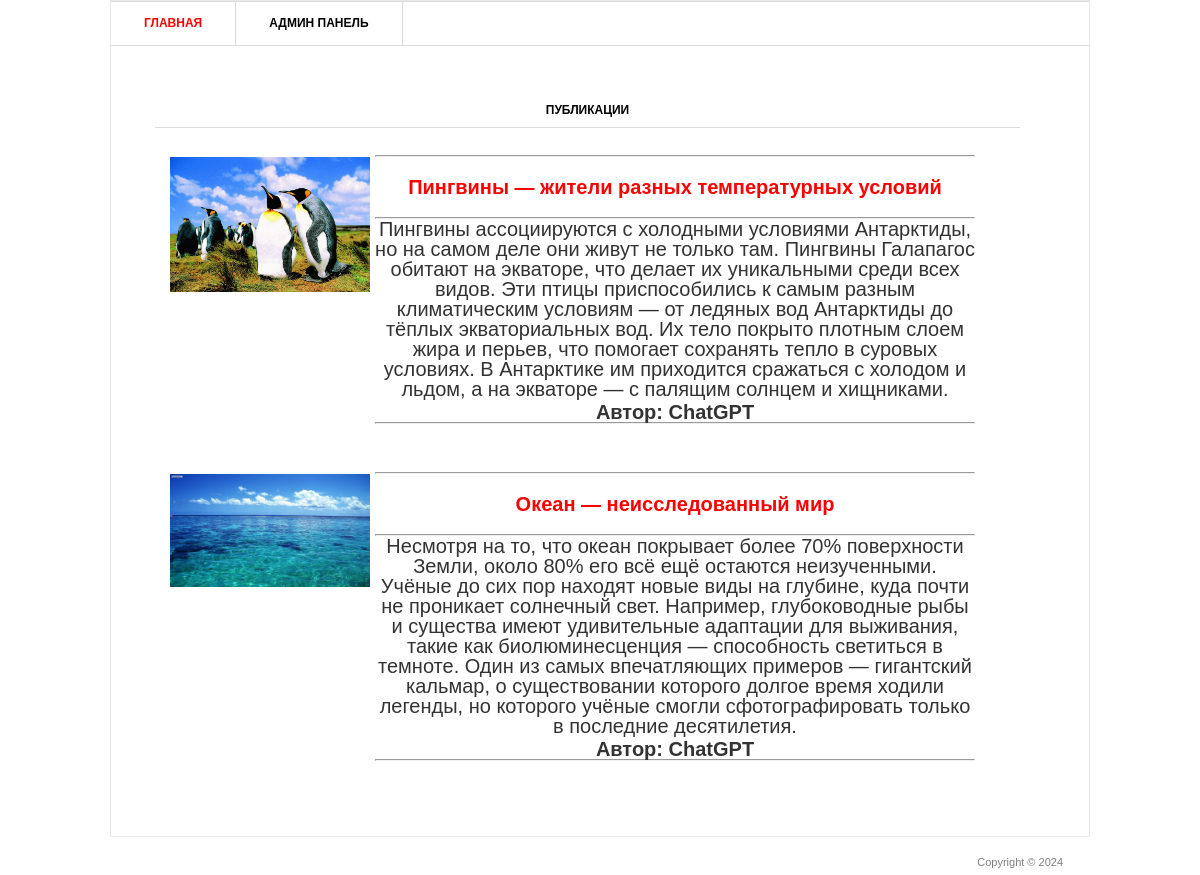
The page / on the database its author committed.
### facts_of_nature/models.py (models this page shows, shortened)
class Publication(models.Model):
    title = models.CharField('Заголовок записи', max_length=100)
    description = models.TextField('Текст записи')
    author = models.CharField('Автор', max_length=100)
    date = models.DateField('Дата публикации')
    img = models.ImageField('Изображения', upload_to='image/%Y')
    class Meta:
        verbose_name = 'Публикация'
        verbose_name_plural = 'Публикации'

### facts_of_nature/views.py (the view)
# urls.py: urlpatterns = [path('', views.PublicationView.as_view()),
class PublicationView(View):
    def get(self, request):
        publication = Publication.objects.all()
        return render(request, 'project/project_django.html', {'publication_list': publication})

### templates/project/project_django.html (shortened to what this page needs)
{% load static %}
<html >
<head>
	<link rel="stylesheet" href="{% static 'css/style.css' %}" type="text/css" media="all" />
</head>
<body>
<div class="shell">
	<div class="border">
		<div id="navigation">
			<ul>
			    <li><a href="/" class="active">Главная</a></li>
			    <li><a href="/admin">Админ панель</a></li>
			</ul>
		</div>
		<div id="main">
			<div id="content" class="left">
				<div class="projects">
					<h3>Публикации</h3>
					{% for publication in publication_list %}
					<div class="item">
						<div class="image left">
							<img src="{{ publication.img.url }}" width="200px" />
						</div>
						<div class="text left">
							<hr>
							<h2><a href="{{ publication.id }}">{{ publication.title }}</a></h2>
							<hr><p>{{ publication.description }}</p>
							<h5>Автор: {{ publication.author }}</h5>
							<hr>
						</div>
					</div>
					 {% endfor %}
				</div>
			</div>
		</div>
	</div>
	<div id="footer">
		<p class="copy right">Copyright &copy; 2024 </p>
	</div>
</div>
</body>
</html>

### static/css/style.css (style rules this page uses)
* { margin: 0; padding: 0; outline:0; }
body { font-size: 16px; line-height: 20px; font-family: Georgia, Arial, Helvetica, Sans-Serif; color: #333; background: url() repeat 0 0; }
a { color: #ff0000; text-decoration: none; cursor:pointer; }
.left, .alignleft { float: left; display: inline; }
.right, .alignright { float: right; display: inline; }
.shell { width: 980px; margin: 0 auto; }
.border { border: 1px solid #e8e8e8; background: #fff; position: relative; }
#navigation { height: 43px; border-top: 1px solid #dbdbdb; border-bottom: 1px solid #dbdbdb; }
#navigation ul { list-style: none; }
#navigation ul li { float: left; height: 43px; border-right: 1px solid #dbdbdb; font-size: 12px; line-height: 43px; font-weight: bold; text-transform: uppercase; }
#navigation ul li a { float: left; height: 43px; color: #000; padding: 0 33px; }
#navigation ul li a:hover, #navigation ul li a.active { color: #ff0000; text-decoration: none; }
#main { width: 932px; padding: 37px 24px 17px 24px; }
#main h3 { font-size: 12px; line-height: 15px; color: #000; text-transform: uppercase; border-bottom: 1px solid #dbdbdb; padding: 0 0 9px 0; }
#content { width: 905px; }
.projects { padding: 10px 0 0 0; }
.projects h3 { margin: 0 0 17px 0; }
.projects .item { margin: 0 0 28px 0; }
.projects .image { width: 183px; height: 111px; border: 0px solid #dbdbdb; padding: 2px; margin: 0 20px 0 3px; }
.projects .text { width: 600px; }
.projects .text p { padding: 0 0 3px 0; }
#footer { font-family: Arial, sans-serif; font-size: 11px; line-height: 14px; color: #7f7f7f; padding: 18px 27px 20px 38px; }
.projects h2 { padding: 10px; margin: 10px; font-size: 20px; text-align: center; }
.projects { padding: 10px; margin: 10px; font-size: 20px; text-align: center; }
.item { padding: 10px; margin: 10px; font-size: 18px; border-radius: 15px; text-align: center; }
.item h5 { font-size: 20px; }
.item p { font-size: 20px; }

### rows shown on the page
Publication: img (picture), title "Пингвины — жители разных температурных условий", description "Пингвины ассоциируются с холодными условиями Антарктиды, но на самом деле они живут не только там. Пингвины Галапагос обитают на экваторе, что делает их уникальными среди всех видов. Эти птицы приспособились к самым разным климатическим условиям — от ледяных вод Антарктиды до тёплых экваториальных вод. Их тело покрыто плотным слоем жира и перьев, что помогает сохранять тепло в суровых условиях. В Антарктике им приходится сражаться с холодом и льдом, а на экваторе — с палящим солнцем и хищниками.", author "ChatGPT"
Publication: img (picture), title "Океан — неисследованный мир", description "Несмотря на то, что океан покрывает более 70% поверхности Земли, около 80% его всё ещё остаются неизученными. Учёные до сих пор находят новые виды на глубине, куда почти не проникает солнечный свет. Например, глубоководные рыбы и существа имеют удивительные адаптации для выживания, такие как биолюминесценция — способность светиться в темноте. Один из самых впечатляющих примеров — гигантский кальмар, о существовании которого долгое время ходили легенды, но которого учёные смогли сфотографировать только в последние десятилетия.", author "ChatGPT"
